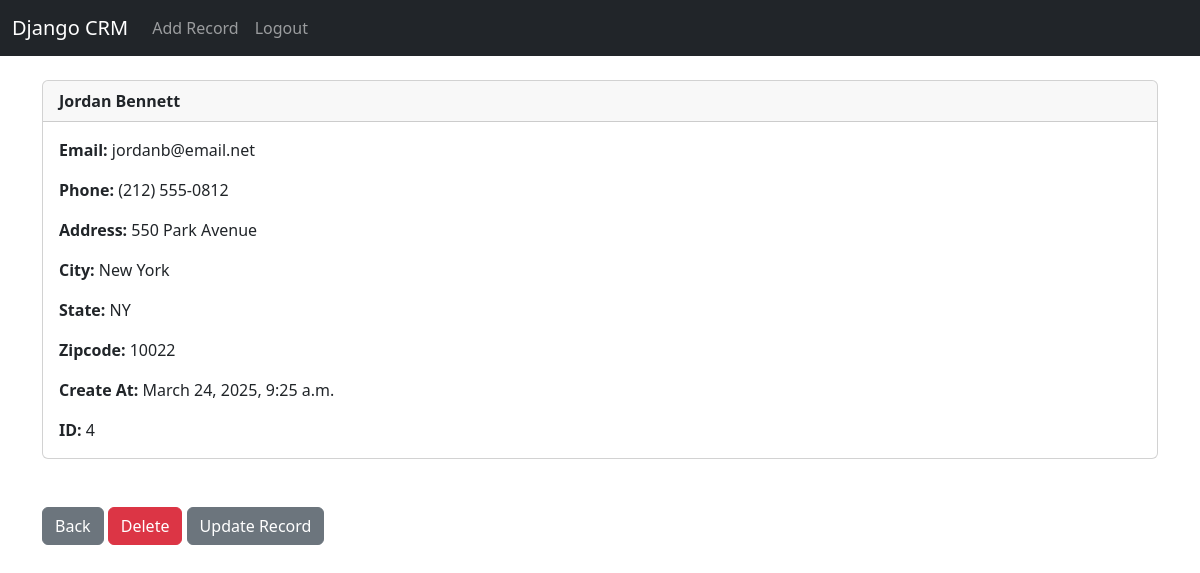
The app's page /record/4 (signed in) with its own data.
### website/models.py (models this page shows, shortened)
class Record(models.Model):
	created_at = models.DateTimeField(auto_now_add=True)
	first_name = models.CharField(max_length=50)
	last_name =  models.CharField(max_length=50)
	email =  models.CharField(max_length=100)
	phone = models.CharField(max_length=15)
	address =  models.CharField(max_length=100)
	city =  models.CharField(max_length=50)
	state =  models.CharField(max_length=50)
	zipcode =  models.CharField(max_length=20)

### website/views.py (the view)
# urls.py: path('record/<int:pk>', views.customer_record, name='record'),
def customer_record(request, pk):
	if request.user.is_authenticated:
		customer_record = Record.objects.get(id=pk)
		return render(request, 'record.html', {'customer_record':customer_record})
	else:
		messages.success(request, "You Must Be Logged In To View That Page...")
		return redirect('home')

### website/templates/record.html
{% extends 'base.html' %}
{% block content %}
<div class="card">
  <div class="card-header"><strong>
    	{{ customer_record.first_name }}
		{{ customer_record.last_name }}</strong>
  </div>
  <div class="card-body">
<p class="card-text">
<strong>Email: </strong>{{ customer_record.email }}</p>
<p class="card-text">
<strong>Phone: </strong>{{ customer_record.phone }}
</p>
<p class="card-text">
<strong>Address: </strong>{{ customer_record.address }}</p>
<p class="card-text">
<strong>City: </strong>{{ customer_record.city }}</p>
<p class="card-text">
<strong>State: </strong>{{ customer_record.state }}</p>
<p class="card-text">
<strong>Zipcode: </strong>{{ customer_record.zipcode }}</p>
<p class="card-text">
<strong>Create At: </strong>{{ customer_record.created_at }}</p>
<p class="card-text">
<strong>ID: </strong>{{ customer_record.id }}</p>
  </div>
</div>
<br/><br/>
<a href="{% url 'home' %}" class="btn btn-secondary">Back</a>
<a href="{% url 'delete_record' customer_record.id %}" class="btn btn-danger">Delete</a>
<a href="{% url 'update_record' customer_record.id %}" class="btn btn-secondary">Update Record</a>
{% endblock %}

### records on screen
Record: first_name "Jordan", last_name "Bennett", email "jordanb@email.net", phone "(212) 555-0812", address "550 Park Avenue", city "New York", state "NY", zipcode "10022", created_at "March 24, 2025, 9:25 a.m.", id "4"
